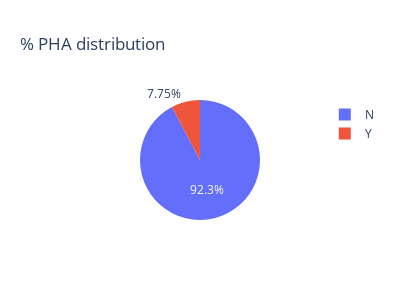

The cell this chart's notebook holds for it:
### Markdown cell above
Sprawdźmy rozkład wartości przewidywanej PHA

### Code cell
pha_dist = asteroids['pha'].value_counts(normalize=True)*100
pha_dist = pha_dist.round(2)
# pha_dist

fig = px.pie(pha_dist, values=pha_dist, names=pha_dist.index, title='% PHA distribution')
fig.update_layout(width=400, height=300)
fig.show()

### Figure 1 — Plotly figure (JSON) as saved in the notebook; plotly's stock layout.template omitted (floating-point values rounded to 4 significant figures)
{"data": [{"domain": {"x": [0, 1], "y": [0, 1]}, "hovertemplate": "index=%{label}<br>value=%{value}<extra></extra>", "labels": ["N", "Y"], "legendgroup": "", "name": "", "showlegend": true, "type": "pie", "values": [92.25, 7.75]}], "layout": {"height": 300, "legend": {"tracegroupgap": 0}, "title": {"text": "% PHA distribution"}, "width": 400}}
